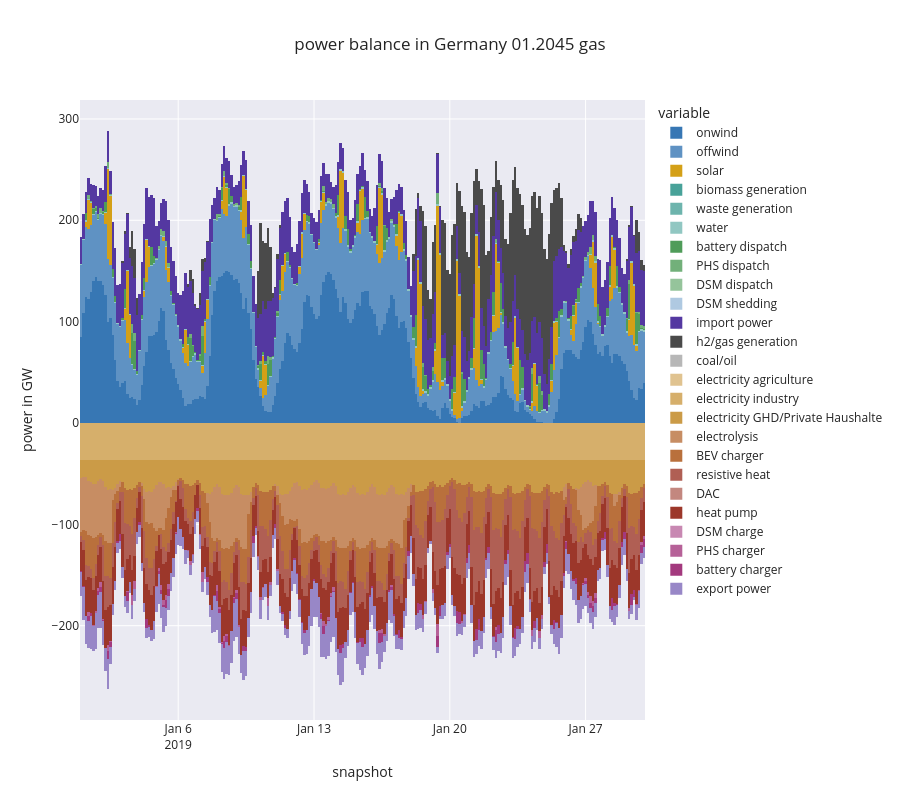

The cell this chart's notebook holds for it:
### Code cell
plot_month_balance(pg45, title = f'01.2045 {scenario1}')

### Figure 1 — Plotly figure (JSON) as saved in the notebook; plotly's stock layout.template omitted (floating-point values rounded to 4 significant figures; data arrays with more than 128 entries replaced by an {"elided": "..."} marker saying what was removed)
{"data": [{"alignmentgroup": "True", "hovertemplate": "variable=onwind<br>snapshot=%{x}<br>value=%{y}<extra></extra>", "legendgroup": "onwind", "marker": {"color": "#3777B4", "line": {"width": 0}, "pattern": {"shape": ""}}, "name": "onwind", "offsetgroup": "onwind", "orientation": "v", "showlegend": true, "textposition": "auto", "type": "bar", "x": {"elided": "233 str values"}, "xaxis": "x", "y": {"elided": "233 float values"}, "yaxis": "y"}, {"alignmentgroup": "True", "hovertemplate": "variable=offwind<br>snapshot=%{x}<br>value=%{y}<extra></extra>", "legendgroup": "offwind", "marker": {"color": "#5F92C3", "line": {"width": 0}, "pattern": {"shape": ""}}, "name": "offwind", "offsetgroup": "offwind", "orientation": "v", "showlegend": true, "textposition": "auto", "type": "bar", "x": {"elided": "233 str values"}, "xaxis": "x", "y": {"elided": "233 float values"}, "yaxis": "y"}, {"alignmentgroup": "True", "hovertemplate": "variable=solar<br>snapshot=%{x}<br>value=%{y}<extra></extra>", "legendgroup": "solar", "marker": {"color": "#d4a017", "line": {"width": 0}, "pattern": {"shape": ""}}, "name": "solar", "offsetgroup": "solar", "orientation": "v", "showlegend": true, "textposition": "auto", "type": "bar", "x": {"elided": "233 str values"}, "xaxis": "x", "y": {"elided": "233 float values"}, "yaxis": "y"}, {"alignmentgroup": "True", "hovertemplate": "variable=biomass generation<br>snapshot=%{x}<br>value=%{y}<extra></extra>", "legendgroup": "biomass generation", "marker": {"color": "#48A299", "line": {"width": 0}, "pattern": {"shape": ""}}, "name": "biomass generation", "offsetgroup": "biomass generation", "orientation": "v", "showlegend": true, "textposition": "auto", "type": "bar", "x": {"elided": "233 str values"}, "xaxis": "x", "y": {"elided": "233 int values"}, "yaxis": "y"}, {"alignmentgroup": "True", "hovertemplate": "variable=waste generation<br>snapshot=%{x}<br>value=%{y}<extra></extra>", "legendgroup": "waste generation", "marker": {"color": "#6DB4AD", "line": {"width": 0}, "pattern": {"shape": ""}}, "name": "waste generation", "offsetgroup": "waste generation", "orientation": "v", "showlegend": true, "textposition": "auto", "type": "bar", "x": {"elided": "233 str values"}, "xaxis": "x", "y": {"elided": "233 int values"}, "yaxis": "y"}, {"alignmentgroup": "True", "hovertemplate": "variable=water<br>snapshot=%{x}<br>value=%{y}<extra></extra>", "legendgroup": "water", "marker": {"color": "#91C7C2", "line": {"width": 0}, "pattern": {"shape": ""}}, "name": "water", "offsetgroup": "water", "orientation": "v", "showlegend": true, "textposition": "auto", "type": "bar", "x": {"elided": "233 str values"}, "xaxis": "x", "y": {"elided": "233 float values"}, "yaxis": "y"}, {"alignmentgroup": "True", "hovertemplate": "variable=battery dispatch<br>snapshot=%{x}<br>value=%{y}<extra></extra>", "legendgroup": "battery dispatch", "marker": {"color": "#4F9C59", "line": {"width": 0}, "pattern": {"shape": ""}}, "name": "battery dispatch", "offsetgroup": "battery dispatch", "orientation": "v", "showlegend": true, "textposition": "auto", "type": "bar", "x": {"elided": "233 str values"}, "xaxis": "x", "y": {"elided": "233 float values"}, "yaxis": "y"}, {"alignmentgroup": "True", "hovertemplate": "variable=PHS dispatch<br>snapshot=%{x}<br>value=%{y}<extra></extra>", "legendgroup": "PHS dispatch", "marker": {"color": "#72B07A", "line": {"width": 0}, "pattern": {"shape": ""}}, "name": "PHS dispatch", "offsetgroup": "PHS dispatch", "orientation": "v", "showlegend": true, "textposition": "auto", "type": "bar", "x": {"elided": "233 str values"}, "xaxis": "x", "y": {"elided": "233 float values"}, "yaxis": "y"}, {"alignmentgroup": "True", "hovertemplate": "variable=DSM dispatch<br>snapshot=%{x}<br>value=%{y}<extra></extra>", "legendgroup": "DSM dispatch", "marker": {"color": "#95C49B", "line": {"width": 0}, "pattern": {"shape": ""}}, "name": "DSM dispatch", "offsetgroup": "DSM dispatch", "orientation": "v", "showlegend": true, "textposition": "auto", "type": "bar", "x": {"elided": "233 str values"}, "xaxis": "x", "y": {"elided": "233 int values"}, "yaxis": "y"}, {"alignmentgroup": "True", "hovertemplate": "variable=DSM shedding<br>snapshot=%{x}<br>value=%{y}<extra></extra>", "legendgroup": "DSM shedding", "marker": {"color": "#AFC9E1", "line": {"width": 0}, "pattern": {"shape": ""}}, "name": "DSM shedding", "offsetgroup": "DSM shedding", "orientation": "v", "showlegend": true, "textposition": "auto", "type": "bar", "x": {"elided": "233 str values"}, "xaxis": "x", "y": {"elided": "233 int values"}, "yaxis": "y"}, {"alignmentgroup": "True", "hovertemplate": "variable=import power<br>snapshot=%{x}<br>value=%{y}<extra></extra>", "legendgroup": "import power", "marker": {"color": "#5438A1", "line": {"width": 0}, "pattern": {"shape": ""}}, "name": "import power", "offsetgroup": "import power", "orientation": "v", "showlegend": true, "textposition": "auto", "type": "bar", "x": {"elided": "233 str values"}, "xaxis": "x", "y": {"elided": "233 float values"}, "yaxis": "y"}, {"alignmentgroup": "True", "hovertemplate": "variable=h2/gas generation<br>snapshot=%{x}<br>value=%{y}<extra></extra>", "legendgroup": "h2/gas generation", "marker": {"color": "#4A4A4A", "line": {"width": 0}, "pattern": {"shape": ""}}, "name": "h2/gas generation", "offsetgroup": "h2/gas generation", "orientation": "v", "showlegend": true, "textposition": "auto", "type": "bar", "x": {"elided": "233 str values"}, "xaxis": "x", "y": {"elided": "233 float values"}, "yaxis": "y"}, {"alignmentgroup": "True", "hovertemplate": "variable=coal/oil<br>snapshot=%{x}<br>value=%{y}<extra></extra>", "legendgroup": "coal/oil", "marker": {"color": "#B7B7B7", "line": {"width": 0}, "pattern": {"shape": ""}}, "name": "coal/oil", "offsetgroup": "coal/oil", "orientation": "v", "showlegend": true, "textposition": "auto", "type": "bar", "x": {"elided": "233 str values"}, "xaxis": "x", "y": {"elided": "233 int values"}, "yaxis": "y"}, {"alignmentgroup": "True", "hovertemplate": "variable=electricity agriculture<br>snapshot=%{x}<br>value=%{y}<extra></extra>", "legendgroup": "electricity agriculture", "marker": {"color": "#E0C390", "line": {"width": 0}, "pattern": {"shape": ""}}, "name": "electricity agriculture", "offsetgroup": "electricity agriculture", "orientation": "v", "showlegend": true, "textposition": "auto", "type": "bar", "x": {"elided": "233 str values"}, "xaxis": "x", "y": {"elided": "233 float values"}, "yaxis": "y"}, {"alignmentgroup": "True", "hovertemplate": "variable=electricity industry<br>snapshot=%{x}<br>value=%{y}<extra></extra>", "legendgroup": "electricity industry", "marker": {"color": "#D6AF6B", "line": {"width": 0}, "pattern": {"shape": ""}}, "name": "electricity industry", "offsetgroup": "electricity industry", "orientation": "v", "showlegend": true, "textposition": "auto", "type": "bar", "x": {"elided": "233 str values"}, "xaxis": "x", "y": {"elided": "233 float values"}, "yaxis": "y"}, {"alignmentgroup": "True", "hovertemplate": "variable=electricity GHD/Private Haushalte<br>snapshot=%{x}<br>value=%{y}<extra></extra>", "legendgroup": "electricity GHD/Private Haushalte", "marker": {"color": "#CB9B47", "line": {"width": 0}, "pattern": {"shape": ""}}, "name": "electricity GHD/Private Haushalte", "offsetgroup": "electricity GHD/Private Haushalte", "orientation": "v", "showlegend": true, "textposition": "auto", "type": "bar", "x": {"elided": "233 str values"}, "xaxis": "x", "y": {"elided": "233 float values"}, "yaxis": "y"}, {"alignmentgroup": "True", "hovertemplate": "variable=electrolysis<br>snapshot=%{x}<br>value=%{y}<extra></extra>", "legendgroup": "electrolysis", "marker": {"color": "#C78D63", "line": {"width": 0}, "pattern": {"shape": ""}}, "name": "electrolysis", "offsetgroup": "electrolysis", "orientation": "v", "showlegend": true, "textposition": "auto", "type": "bar", "x": {"elided": "233 str values"}, "xaxis": "x", "y": {"elided": "233 float values"}, "yaxis": "y"}, {"alignmentgroup": "True", "hovertemplate": "variable=BEV charger<br>snapshot=%{x}<br>value=%{y}<extra></extra>", "legendgroup": "BEV charger", "marker": {"color": "#B9703C", "line": {"width": 0}, "pattern": {"shape": ""}}, "name": "BEV charger", "offsetgroup": "BEV charger", "orientation": "v", "showlegend": true, "textposition": "auto", "type": "bar", "x": {"elided": "233 str values"}, "xaxis": "x", "y": {"elided": "233 float values"}, "yaxis": "y"}, {"alignmentgroup": "True", "hovertemplate": "variable=resistive heat<br>snapshot=%{x}<br>value=%{y}<extra></extra>", "legendgroup": "resistive heat", "marker": {"color": "#B05F54", "line": {"width": 0}, "pattern": {"shape": ""}}, "name": "resistive heat", "offsetgroup": "resistive heat", "orientation": "v", "showlegend": true, "textposition": "auto", "type": "bar", "x": {"elided": "233 str values"}, "xaxis": "x", "y": {"elided": "233 float values"}, "yaxis": "y"}, {"alignmentgroup": "True", "hovertemplate": "variable=DAC<br>snapshot=%{x}<br>value=%{y}<extra></extra>", "legendgroup": "DAC", "marker": {"color": "#C3877F", "line": {"width": 0}, "pattern": {"shape": ""}}, "name": "DAC", "offsetgroup": "DAC", "orientation": "v", "showlegend": true, "textposition": "auto", "type": "bar", "x": {"elided": "233 str values"}, "xaxis": "x", "y": {"elided": "233 int values"}, "yaxis": "y"}, {"alignmentgroup": "True", "hovertemplate": "variable=heat pump<br>snapshot=%{x}<br>value=%{y}<extra></extra>", "legendgroup": "heat pump", "marker": {"color": "#9C372A", "line": {"width": 0}, "pattern": {"shape": ""}}, "name": "heat pump", "offsetgroup": "heat pump", "orientation": "v", "showlegend": true, "textposition": "auto", "type": "bar", "x": {"elided": "233 str values"}, "xaxis": "x", "y": {"elided": "233 float values"}, "yaxis": "y"}, {"alignmentgroup": "True", "hovertemplate": "variable=DSM charge<br>snapshot=%{x}<br>value=%{y}<extra></extra>", "legendgroup": "DSM charge", "marker": {"color": "#C888B2", "line": {"width": 0}, "pattern": {"shape": ""}}, "name": "DSM charge", "offsetgroup": "DSM charge", "orientation": "v", "showlegend": true, "textposition": "auto", "type": "bar", "x": {"elided": "233 str values"}, "xaxis": "x", "y": {"elided": "233 int values"}, "yaxis": "y"}, {"alignmentgroup": "True", "hovertemplate": "variable=PHS charger<br>snapshot=%{x}<br>value=%{y}<extra></extra>", "legendgroup": "PHS charger", "marker": {"color": "#B66198", "line": {"width": 0}, "pattern": {"shape": ""}}, "name": "PHS charger", "offsetgroup": "PHS charger", "orientation": "v", "showlegend": true, "textposition": "auto", "type": "bar", "x": {"elided": "233 str values"}, "xaxis": "x", "y": {"elided": "233 float values"}, "yaxis": "y"}, {"alignmentgroup": "True", "hovertemplate": "variable=battery charger<br>snapshot=%{x}<br>value=%{y}<extra></extra>", "legendgroup": "battery charger", "marker": {"color": "#A3397E", "line": {"width": 0}, "pattern": {"shape": ""}}, "name": "battery charger", "offsetgroup": "battery charger", "orientation": "v", "showlegend": true, "textposition": "auto", "type": "bar", "x": {"elided": "233 str values"}, "xaxis": "x", "y": {"elided": "233 float values"}, "yaxis": "y"}, {"alignmentgroup": "True", "hovertemplate": "variable=export power<br>snapshot=%{x}<br>value=%{y}<extra></extra>", "legendgroup": "export power", "marker": {"color": "#9887C7", "line": {"width": 0}, "pattern": {"shape": ""}}, "name": "export power", "offsetgroup": "export power", "orientation": "v", "showlegend": true, "textposition": "auto", "type": "bar", "x": {"elided": "233 str values"}, "xaxis": "x", "y": {"elided": "233 float values"}, "yaxis": "y"}], "layout": {"bargap": 0, "barmode": "relative", "height": 800, "legend": {"title": {"text": "variable"}, "tracegroupgap": 0}, "title": {"text": "power balance in Germany 01.2045 gas"}, "xaxis": {"anchor": "y", "domain": [0, 1], "title": {"text": "snapshot"}}, "yaxis": {"anchor": "x", "domain": [0, 1], "title": {"text": "power in GW"}}}}
